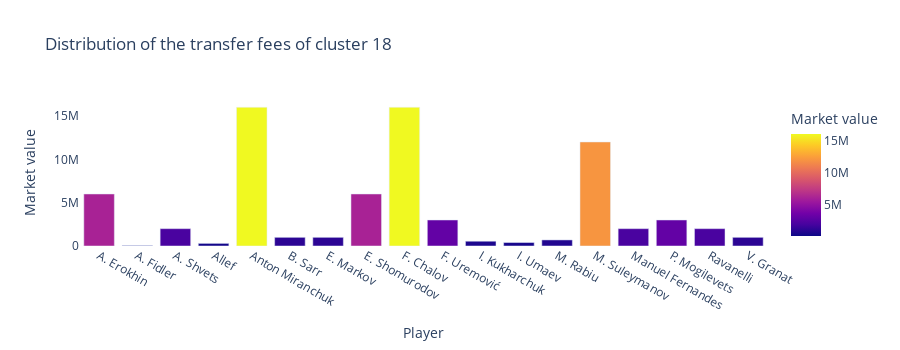

The notebook cell this image was saved under:
### Code cell
from sklearn.utils import shuffle

data_bar = data[data['0'] == 18][['Player', 'Market value', 'Team', 'Position']]
fig = px.bar(data_bar, x='Player', y='Market value', color='Market value',height=350, title="Distribution of the transfer fees of cluster 18")
fig.update_layout(
    paper_bgcolor='rgb(255,255,255)',
    plot_bgcolor='rgb(255,255,255)'
)

fig.show()

### Figure 1 — Plotly figure (JSON) as saved in the notebook; plotly's stock layout.template omitted (floating-point values rounded to 4 significant figures)
{"data": [{"alignmentgroup": "True", "hoverlabel": {"namelength": 0}, "hovertemplate": "Player=%{x}<br>Market value=%{marker.color}", "legendgroup": "", "marker": {"color": [6000000, 50000, 2000000, 300000, 16000000, 1000000, 1000000, 6000000, 16000000, 3000000, 550000, 400000, 700000, 12000000, 2000000, 3000000, 2000000, 1000000], "coloraxis": "coloraxis"}, "name": "", "offsetgroup": "", "orientation": "v", "showlegend": false, "textposition": "auto", "type": "bar", "x": ["A. Erokhin", "A. Fidler", "A. Shvets", "Allef", "Anton Miranchuk", "B. Sarr", "E. Markov", "E. Shomurodov", "F. Chalov", "F. Uremović", "I. Kukharchuk", "I. Umaev", "M. Rabiu", "M. Suleymanov", "Manuel Fernandes", "P. Mogilevets", "Ravanelli", "V. Granat"], "xaxis": "x", "y": [6000000, 50000, 2000000, 300000, 16000000, 1000000, 1000000, 6000000, 16000000, 3000000, 550000, 400000, 700000, 12000000, 2000000, 3000000, 2000000, 1000000], "yaxis": "y"}], "layout": {"barmode": "relative", "coloraxis": {"colorbar": {"title": {"text": "Market value"}}, "colorscale": [[0, "#0d0887"], [0.1111, "#46039f"], [0.2222, "#7201a8"], [0.3333, "#9c179e"], [0.4444, "#bd3786"], [0.5556, "#d8576b"], [0.6667, "#ed7953"], [0.7778, "#fb9f3a"], [0.8889, "#fdca26"], [1, "#f0f921"]]}, "height": 350, "legend": {"tracegroupgap": 0}, "paper_bgcolor": "rgb(255,255,255)", "plot_bgcolor": "rgb(255,255,255)", "title": {"text": "Distribution of the transfer fees of cluster 18"}, "xaxis": {"anchor": "y", "domain": [0, 1], "title": {"text": "Player"}}, "yaxis": {"anchor": "x", "domain": [0, 1], "title": {"text": "Market value"}}}}
